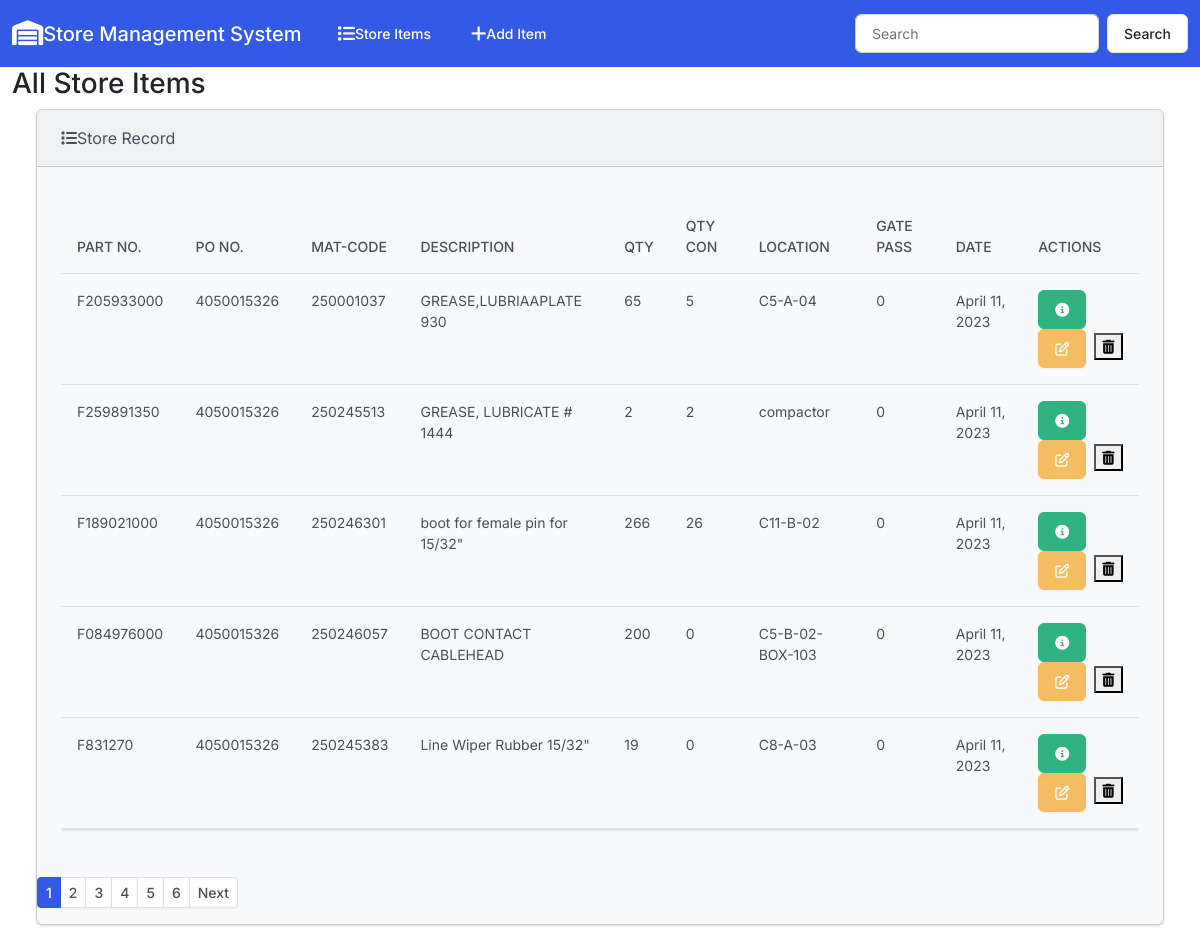
The page / on the database its author committed.
### store/models.py (models this page shows, shortened)
class Store(models.Model):
    part_number = models.CharField(max_length=10)
    purchase_order =models.PositiveIntegerField()
    mat_code = models.PositiveIntegerField()
    description= models.CharField(max_length=37)
    quantity=models.PositiveIntegerField()
    qty_consumed=models.PositiveIntegerField()
    location=models.CharField(max_length=50)
    gate_pass=models.PositiveIntegerField()
    Date=models.DateField(auto_now=False, auto_now_add=False, blank=True, null=True)
    image=models.ImageField(upload_to='media')

### store/views.py (the view)
# urls.py: path('', views.index , name='index'),
def index(request):
    store = Store.objects.all()
    p = Paginator(store, 5)
    store = request.GET.get('page')
    store=p.get_page(store)
    contex = {'store' : store}
    return render(request,'store/index.html', contex)

### store/templates/store/index.html (shortened to what this page needs)
{% extends "store/base.html" %}
{% block body %}
            <h3 class="a-4">All Store Items</h3>
            <div class="row">
            <div class="col-12">
                {% if store %}
                <div class="card bg-light  ms-4 me-4 mb-4" >
                    <div class="card-header">
                       <i class="fa-solid fa-list "></i>Store Record
                    </div>
                    <div class="card-body">
                    <p class="card-text">
                        <div class="table-responsive">
                            <table class="table table-hover">
                                <thead>
                                  <tr>
                                    <th scope="col">Part No.</th>
                                    <th scope="col">PO No.</th>
                                    <th scope="col">Mat-Code</th>
                                    <th scope="col">Description</th>
                                    <th scope="col">Qty</th>
                                    <th scope="col">Qty Con</th>
                                    <th scope="col">Location</th>
                                    <th scope="col">Gate Pass</th>
                                    <th scope="col">Date</th>
                                    <th scope="col">Actions</th>
                                  </tr>
                                </thead>
                                <tbody>
                                    {% for stores in store %}
                                    {% load mathfilters %}
                                    <tr>
                                        <td>F{{stores.part_number}}</td>
                                        <td>{{stores.purchase_order}}</td>
                                        <td>{{stores.mat_code}}</td>
                                        <td>{{stores.description}}</td>
                                        <td>{{stores.quantity|sub:stores.qty_consumed}}</td>
                                        <td>{{stores.qty_consumed}}</td>
                                        <td>{{stores.location}}</td>
                                        <td>{{stores.gate_pass}}</td>
                                        <td>{{stores.Date}}</td>
                                        <td>
                                        <buttotn type="button" class="btn btn-success me-1" href="{% url 'view_store' stores.id %}" data-bs-toggle="modal" data-bs-target="#myModal{{stores.id}}"><i class="fa-solid fa-circle-info"></i>
                                        </buttotn>
                                         <a class="btn btn-warning me-1" href="{% url 'edit' stores.id %}"><i class="fa-regular fa-pen-to-square "></i></a>
                                         <button type="button" classs="btn btn-danger" data-bs-toggle="modal" data-bs-target="#delete{{stores.id}}"><i class="fa-solid fa-trash-can"></i></button>
                                    </td>
                                    </tr>
                                    {% endfor %}
                                </tbody>
                              </table>
                        </div>
                    </p>
                    </div>
                {% else %}
                <h5 class="alert alert-primary ms-4 me-4">No Store Record</h5>
                {% endif %}
                <ul class="pagination pagination-sm">
                    {% for i in store.paginator.page_range %}
                    {% if store.number == i %}
                    <li class="page-item active"><a class="page-link" href="#">{{i}}</a></li>
                    {% else %}
                    <li class="page-item">
                    <a class="page-link" href="?page={{i}}">{{i}}</a></li>
                    {% endif %}
                    {% endfor %}
                     {% if store.has_next %}
                    <li class="page-item">
                      <a class="page-link" href="/?page={{store.next_page_number}}">Next</a>
                    </li>
                    {% endif %}
                  </ul>
                </div>
            </div>
            </div>
{% endblock %}

### store/templates/store/base.html (shortened to what this page needs)
{% load static %}
<!DOCTYPE html>
<html lang="en">
    <head>
        <link rel="stylesheet" href="https://cdnjs.cloudflare.com/ajax/libs/font-awesome/6.4.0/css/all.min.css"/>
        <link href="{% static 'css/bootstrap.min.css' %}" rel="stylesheet">
        <body class="d-flex flex-column min-vh-100">
            <nav class="navbar navbar-expand-lg navbar-dark bg-primary">
                <div class="container-fluid">
                  <a class="navbar-brand" href="{% url 'index' %}"><i class="fa-solid fa-warehouse fa-lg"></i>Store Management System</a>
                  <div class="collapse navbar-collapse" id="navbarColor01">
                    <ul class="navbar-nav me-auto">
                      <li class="nav-item">
                        <a class="nav-link" href="{% url 'index' %}">Store Items</a>
                      </li>
                      <li class="nav-item">
                        <a class="nav-link" href="{% url 'add' %}">Add Item</a>
                      </li>
                     </ul>
                    <form method= "get" action = "/search" class="d-flex">
                      <input class="form-control me-sm-2" type="search" placeholder="Search" name="q" id="q">
                      <button class="btn btn-secondary my-2 my-sm-0"  type="submit">Search</button>
                    </form>
                  </div>
                </div>
              </nav>
           <div class="container-fluid">
           {% block body %}
           {% endblock %}
           </div>
        </body>
    </head>
</html>

### rows shown on the page
Store: part_number "205933000", purchase_order "4050015326", mat_code "250001037", description "GREASE,LUBRIAAPLATE 930", quantity|sub "65", qty_consumed "5", location "C5-A-04", gate_pass "0", Date "April 11, 2023"
Store: part_number "259891350", purchase_order "4050015326", mat_code "250245513", description "GREASE, LUBRICATE # 1444", quantity|sub "2", qty_consumed "2", location "compactor", gate_pass "0", Date "April 11, 2023"
Store: part_number "189021000", purchase_order "4050015326", mat_code "250246301", description "boot for female pin for 15/32\"", quantity|sub "266", qty_consumed "26", location "C11-B-02", gate_pass "0", Date "April 11, 2023"
Store: part_number "084976000", purchase_order "4050015326", mat_code "250246057", description "BOOT CONTACT CABLEHEAD", quantity|sub "200", qty_consumed "0", location "C5-B-02-BOX-103", gate_pass "0", Date "April 11, 2023"
Store: part_number "831270", purchase_order "4050015326", mat_code "250245383", description "Line Wiper Rubber 15/32\"", quantity|sub "19", qty_consumed "0", location "C8-A-03", gate_pass "0", Date "April 11, 2023"

### other values the page prints
{{ i }} "1"
{{ i }} "2" "3" "4" "5" "6"
